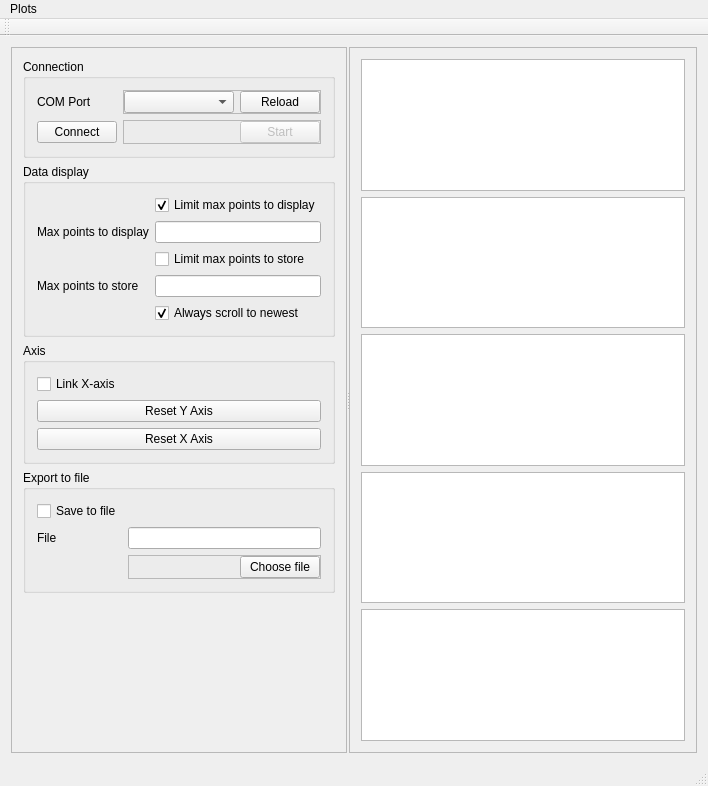
<?xml version="1.0" encoding="UTF-8"?>
<ui version="4.0">
 <class>MainWindow</class>
 <widget class="QMainWindow" name="MainWindow">
  <property name="geometry">
   <rect>
    <x>0</x>
    <y>0</y>
    <width>708</width>
    <height>786</height>
   </rect>
  </property>
  <property name="windowTitle">
   <string>Power Monitor 0.1</string>
  </property>
  <widget class="QWidget" name="centralWidget">
   <layout class="QVBoxLayout" name="verticalLayout">
    <item>
     <widget class="QSplitter" name="splitter">
      <property name="sizePolicy">
       <sizepolicy hsizetype="Expanding" vsizetype="Preferred">
        <horstretch>0</horstretch>
        <verstretch>0</verstretch>
       </sizepolicy>
      </property>
      <property name="orientation">
       <enum>Qt::Horizontal</enum>
      </property>
      <property name="handleWidth">
       <number>2</number>
      </property>
      <widget class="QFrame" name="frmLeft">
       <property name="frameShape">
        <enum>QFrame::StyledPanel</enum>
       </property>
       <property name="frameShadow">
        <enum>QFrame::Raised</enum>
       </property>
       <layout class="QVBoxLayout" name="verticalLayout_4">
        <item>
         <widget class="QGroupBox" name="grpConnection">
          <property name="title">
           <string>Connection</string>
          </property>
          <layout class="QVBoxLayout" name="verticalLayout_5">
           <item>
            <layout class="QGridLayout" name="gridConnectionLayout">
             <property name="sizeConstraint">
              <enum>QLayout::SetFixedSize</enum>
             </property>
             <item row="0" column="0">
              <widget class="QLabel" name="lblComPort">
               <property name="text">
                <string>COM Port</string>
               </property>
              </widget>
             </item>
             <item row="1" column="1">
              <widget class="QFrame" name="frmStart">
               <property name="frameShape">
                <enum>QFrame::StyledPanel</enum>
               </property>
               <property name="frameShadow">
                <enum>QFrame::Raised</enum>
               </property>
               <layout class="QHBoxLayout" name="horizontalLayout">
                <property name="leftMargin">
                 <number>0</number>
                </property>
                <property name="topMargin">
                 <number>0</number>
                </property>
                <property name="rightMargin">
                 <number>0</number>
                </property>
                <property name="bottomMargin">
                 <number>0</number>
                </property>
                <item>
                 <spacer name="horizontalSpacer">
                  <property name="orientation">
                   <enum>Qt::Horizontal</enum>
                  </property>
                  <property name="sizeHint" stdset="0">
                   <size>
                    <width>40</width>
                    <height>20</height>
                   </size>
                  </property>
                 </spacer>
                </item>
                <item>
                 <widget class="QPushButton" name="btnStartStop">
                  <property name="enabled">
                   <bool>false</bool>
                  </property>
                  <property name="text">
                   <string>Start</string>
                  </property>
                 </widget>
                </item>
               </layout>
              </widget>
             </item>
             <item row="0" column="1">
              <widget class="QFrame" name="frmComPorts">
               <property name="frameShape">
                <enum>QFrame::StyledPanel</enum>
               </property>
               <property name="frameShadow">
                <enum>QFrame::Raised</enum>
               </property>
               <layout class="QHBoxLayout" name="horizontalLayout_2" stretch="1,0">
                <property name="leftMargin">
                 <number>0</number>
                </property>
                <property name="topMargin">
                 <number>0</number>
                </property>
                <property name="rightMargin">
                 <number>0</number>
                </property>
                <property name="bottomMargin">
                 <number>0</number>
                </property>
                <item>
                 <widget class="QComboBox" name="cmbComPort"/>
                </item>
                <item>
                 <widget class="QPushButton" name="btnComReload">
                  <property name="text">
                   <string>Reload</string>
                  </property>
                 </widget>
                </item>
               </layout>
              </widget>
             </item>
             <item row="1" column="0">
              <widget class="QPushButton" name="btnConnect">
               <property name="text">
                <string>Connect</string>
               </property>
              </widget>
             </item>
            </layout>
           </item>
          </layout>
          <zorder></zorder>
          <zorder></zorder>
         </widget>
        </item>
        <item>
         <widget class="QGroupBox" name="grpLimit">
          <property name="title">
           <string>Data display</string>
          </property>
          <layout class="QFormLayout" name="formLayout_2">
           <item row="1" column="1">
            <widget class="QCheckBox" name="chkLimitMaxPointsToDisplay">
             <property name="text">
              <string>Limit max points to display</string>
             </property>
             <property name="checked">
              <bool>true</bool>
             </property>
            </widget>
           </item>
           <item row="2" column="0">
            <widget class="QLabel" name="label">
             <property name="text">
              <string>Max points to display</string>
             </property>
            </widget>
           </item>
           <item row="2" column="1">
            <widget class="QLineEdit" name="txtMaxPointsToDisplay"/>
           </item>
           <item row="3" column="1">
            <widget class="QCheckBox" name="chkLimitMaxPointsToStore">
             <property name="text">
              <string>Limit max points to store</string>
             </property>
            </widget>
           </item>
           <item row="4" column="0">
            <widget class="QLabel" name="lblMaxPointsToStore">
             <property name="text">
              <string>Max points to store</string>
             </property>
            </widget>
           </item>
           <item row="4" column="1">
            <widget class="QLineEdit" name="txtMaxPointsToStore"/>
           </item>
           <item row="5" column="1">
            <widget class="QCheckBox" name="chkAlwaysScrollToRight">
             <property name="text">
              <string>Always scroll to newest</string>
             </property>
             <property name="checked">
              <bool>true</bool>
             </property>
            </widget>
           </item>
          </layout>
         </widget>
        </item>
        <item>
         <widget class="QGroupBox" name="grpAxis">
          <property name="title">
           <string>Axis</string>
          </property>
          <layout class="QVBoxLayout" name="verticalLayout_7">
           <item>
            <widget class="QCheckBox" name="chkLinkXAxis">
             <property name="text">
              <string>Link X-axis</string>
             </property>
            </widget>
           </item>
           <item>
            <widget class="QPushButton" name="btnResetYAxis">
             <property name="text">
              <string>Reset Y Axis</string>
             </property>
            </widget>
           </item>
           <item>
            <widget class="QPushButton" name="btnResetXAxis">
             <property name="text">
              <string>Reset X Axis</string>
             </property>
            </widget>
           </item>
          </layout>
         </widget>
        </item>
        <item>
         <widget class="QGroupBox" name="grpFile">
          <property name="title">
           <string>Export to file</string>
          </property>
          <layout class="QGridLayout" name="gridLayout">
           <item row="1" column="1">
            <widget class="QLineEdit" name="txtSaveToFileName">
             <property name="readOnly">
              <bool>true</bool>
             </property>
            </widget>
           </item>
           <item row="1" column="0">
            <widget class="QLabel" name="lblFilename">
             <property name="text">
              <string>File</string>
             </property>
            </widget>
           </item>
           <item row="0" column="0">
            <widget class="QCheckBox" name="chkSaveToFile">
             <property name="text">
              <string>Save to file</string>
             </property>
            </widget>
           </item>
           <item row="2" column="1">
            <widget class="QFrame" name="frame">
             <property name="frameShape">
              <enum>QFrame::StyledPanel</enum>
             </property>
             <property name="frameShadow">
              <enum>QFrame::Raised</enum>
             </property>
             <layout class="QHBoxLayout" name="horizontalLayout_3">
              <property name="leftMargin">
               <number>0</number>
              </property>
              <property name="topMargin">
               <number>0</number>
              </property>
              <property name="rightMargin">
               <number>0</number>
              </property>
              <property name="bottomMargin">
               <number>0</number>
              </property>
              <item>
               <spacer name="horizontalSpacer_2">
                <property name="orientation">
                 <enum>Qt::Horizontal</enum>
                </property>
                <property name="sizeHint" stdset="0">
                 <size>
                  <width>40</width>
                  <height>20</height>
                 </size>
                </property>
               </spacer>
              </item>
              <item>
               <widget class="QPushButton" name="btnChooseFile">
                <property name="text">
                 <string>Choose file</string>
                </property>
               </widget>
              </item>
             </layout>
            </widget>
           </item>
          </layout>
         </widget>
        </item>
        <item>
         <spacer name="verticalSpacer">
          <property name="orientation">
           <enum>Qt::Vertical</enum>
          </property>
          <property name="sizeHint" stdset="0">
           <size>
            <width>20</width>
            <height>40</height>
           </size>
          </property>
         </spacer>
        </item>
       </layout>
      </widget>
      <widget class="QFrame" name="frmRight">
       <property name="sizePolicy">
        <sizepolicy hsizetype="Preferred" vsizetype="Preferred">
         <horstretch>1</horstretch>
         <verstretch>0</verstretch>
        </sizepolicy>
       </property>
       <property name="frameShape">
        <enum>QFrame::StyledPanel</enum>
       </property>
       <property name="frameShadow">
        <enum>QFrame::Raised</enum>
       </property>
       <layout class="QVBoxLayout" name="verticalLayout_2">
        <item>
         <widget class="PlotWidget" name="plotBV"/>
        </item>
        <item>
         <widget class="PlotWidget" name="plotCA"/>
        </item>
        <item>
         <widget class="PlotWidget" name="plotPO"/>
        </item>
        <item>
         <widget class="PlotWidget" name="plotConsumption"/>
        </item>
        <item>
         <widget class="PlotWidget" name="plotConsumptionMean"/>
        </item>
       </layout>
      </widget>
     </widget>
    </item>
   </layout>
  </widget>
  <widget class="QMenuBar" name="menuBar">
   <property name="geometry">
    <rect>
     <x>0</x>
     <y>0</y>
     <width>708</width>
     <height>21</height>
    </rect>
   </property>
   <widget class="QMenu" name="menuPlots">
    <property name="title">
     <string>Plots</string>
    </property>
    <addaction name="actionBus_voltage"/>
    <addaction name="actionCurrent"/>
    <addaction name="actionPower"/>
    <addaction name="actionConsumption"/>
    <addaction name="actionMean_consumption"/>
   </widget>
   <addaction name="menuPlots"/>
  </widget>
  <widget class="QToolBar" name="mainToolBar">
   <attribute name="toolBarArea">
    <enum>TopToolBarArea</enum>
   </attribute>
   <attribute name="toolBarBreak">
    <bool>false</bool>
   </attribute>
  </widget>
  <widget class="QStatusBar" name="statusBar"/>
  <action name="actionBus_voltage">
   <property name="checkable">
    <bool>true</bool>
   </property>
   <property name="checked">
    <bool>true</bool>
   </property>
   <property name="text">
    <string>Bus voltage</string>
   </property>
  </action>
  <action name="actionCurrent">
   <property name="checkable">
    <bool>true</bool>
   </property>
   <property name="checked">
    <bool>true</bool>
   </property>
   <property name="text">
    <string>Current</string>
   </property>
  </action>
  <action name="actionPower">
   <property name="checkable">
    <bool>true</bool>
   </property>
   <property name="checked">
    <bool>true</bool>
   </property>
   <property name="text">
    <string>Power</string>
   </property>
  </action>
  <action name="actionConsumption">
   <property name="checkable">
    <bool>true</bool>
   </property>
   <property name="checked">
    <bool>true</bool>
   </property>
   <property name="text">
    <string>Consumption</string>
   </property>
  </action>
  <action name="actionMean_consumption">
   <property name="checkable">
    <bool>true</bool>
   </property>
   <property name="checked">
    <bool>true</bool>
   </property>
   <property name="text">
    <string>Mean consumption</string>
   </property>
  </action>
 </widget>
 <layoutdefault spacing="6" margin="11"/>
 <customwidgets>
  <customwidget>
   <class>PlotWidget</class>
   <extends>QGraphicsView</extends>
   <header>pyqtgraph</header>
  </customwidget>
 </customwidgets>
 <resources/>
 <connections/>
</ui>
